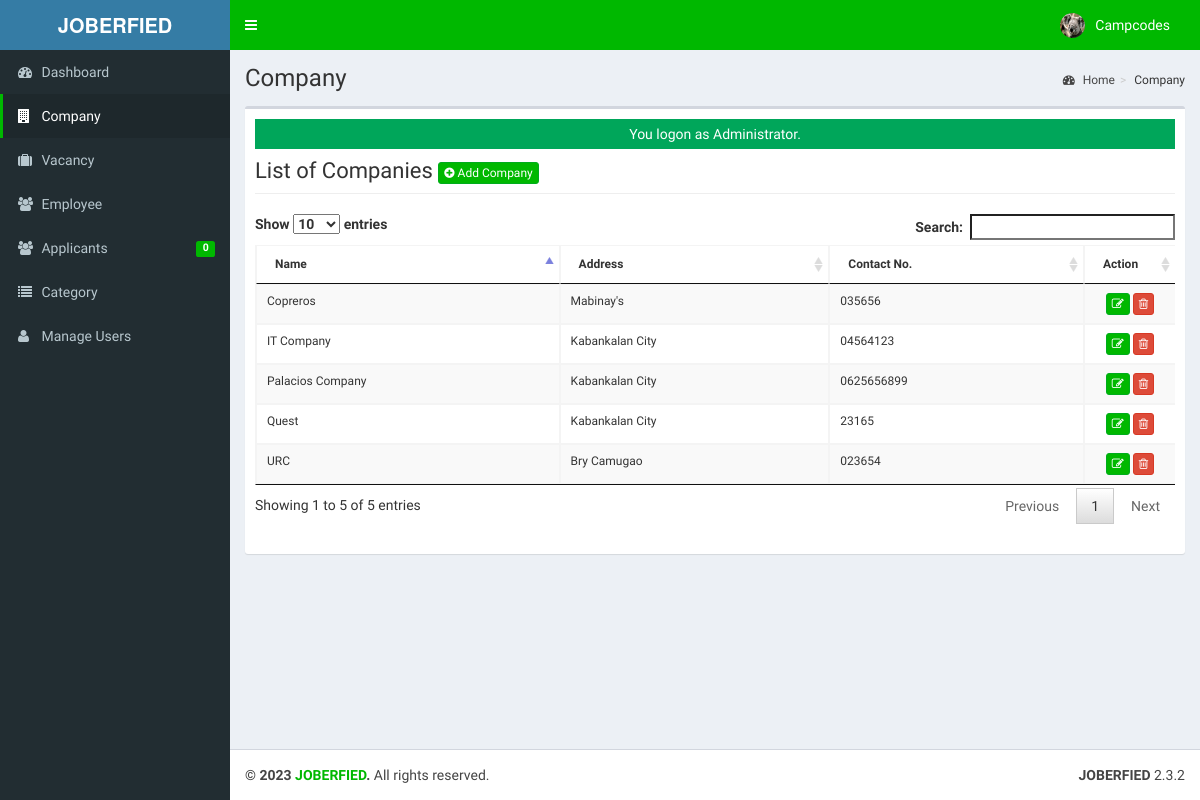
Page /admin/company/index.php (signed in) on the committed database.
### tables this page shows
CREATE TABLE `tblusers` (
  `USERID` varchar(30) NOT NULL,
  `FULLNAME` varchar(40) NOT NULL,
  `USERNAME` varchar(90) NOT NULL,
  `PASS` varchar(90) NOT NULL,
  `ROLE` varchar(30) NOT NULL,
  `PICLOCATION` varchar(255) NOT NULL
);

CREATE TABLE `tblcompany` (
  `COMPANYID` int(11) NOT NULL,
  `COMPANYNAME` varchar(90) NOT NULL,
  `COMPANYADDRESS` varchar(90) NOT NULL,
  `COMPANYCONTACTNO` varchar(30) NOT NULL,
  `COMPANYSTATUS` varchar(90) NOT NULL,
  `COMPANYMISSION` text NOT NULL
);

### admin/company/index.php (called while the page is built, shortened)
<?php
require_once("../../include/initialize.php");
$title="Company";
require_once ("../theme/templates.php");
?>

### include/database.php (called while the page is built, shortened)
<?php
class Database {
	var $sql_string = '';
	private $conn;
	public function open_connection() {
		$this->conn = mysqli_connect(server,user,pass);
		if(!$this->conn){
			echo "Problem in database connection! Contact administrator!";
			exit();
		}else{
			$db_select = mysqli_select_db($this->conn,database_name);
		}
	}
	function setQuery($sql='') {
		$this->sql_string=$sql;
	}
	function executeQuery() {
		$result = mysqli_query($this->conn,$this->sql_string);
		return $result;
	}
	private function confirm_query($result) {
		return $result;
	}
	function loadResultList( $key='' ) {
		$cur = $this->executeQuery();
		$array = array();
		while ($row = mysqli_fetch_object($cur)) {
			if ($key) {
				$array[$row->$key] = $row;
			} else {
				$array[] = $row;
			}
		}
		return $array;
	}
	function loadSingleResult() {
		$cur = $this->executeQuery();
		while ($row = mysqli_fetch_object($cur)) {
		return $data = $row;
		}
	}
}
$mydb = new Database();
?>

### include/accounts.php (called while the page is built, shortened)
<?php
require_once(LIB_PATH.DS.'database.php');
class User {
	protected static  $tblname = "tblusers";
	function single_user($id=""){
			global $mydb;
			$mydb->setQuery("SELECT * FROM ".self::$tblname."
				Where USERID= '{$id}' LIMIT 1");
			$cur = $mydb->loadSingleResult();
			return $cur;
	}
}
?>

### include/function.php (called while the page is built, shortened)
<?php
function currentpage(){
		$this_page = $_SERVER['SCRIPT_NAME'];
	    $bits = explode('/',$this_page);
		 return $bits[3];
	}
		?>

### admin/company/list.php (the view, shortened to what this page needs)
<div class="row">
      	 <div class="col-lg-12">
           <h1 class="page-header">List of Companies  <a href="index.php?view=add" class="btn btn-primary btn-xs  ">  <i class="fa fa-plus-circle fw-fa"></i> Add Company</a>  </h1>
      		</div>
  		 </div>
 		    <form action="controller.php?action=delete" Method="POST">
		     <div class="table-responsive">
			<table id="dash-table" class="table table-striped table-bordered table-hover"  style="font-size:12px" cellspacing="0">
			  <thead>
			  	<tr>
			  		<th>Name</th>
			  		<th>Address</th>
			  		<th>Contact No.</th>
			  		 <th width="10%" align="center">Action</th>
			  	</tr>
			  </thead>
			  <tbody>
			  	<?php
			  		$mydb->setQuery("SELECT * FROM `tblcompany`");
			  		$cur = $mydb->loadResultList();
					foreach ($cur as $result) {
			  		echo '<tr>';
			  			echo '<td>' . $result->COMPANYNAME.'</td>';
			  			echo '<td>' . $result->COMPANYADDRESS.'</td>';
			  			echo '<td>' . $result->COMPANYCONTACTNO.'</td>';
			  		echo '<td align="center"><a title="Edit" href="index.php?view=edit&id='.$result->COMPANYID.'" class="btn btn-primary btn-xs  ">  <span class="fa fa-edit fw-fa"></a>
			  		     <a title="Delete" href="controller.php?action=delete&id='.$result->COMPANYID.'" class="btn btn-danger btn-xs  ">  <span class="fa  fa-trash-o fw-fa "></a></td>';
			  		echo '</tr>';
			  	}
			  	?>
			  </tbody>
			</table>
			</form>

### admin/theme/templates.php (shortened to what this page needs)
<!DOCTYPE html>
<html>
    <head>
        <link rel="stylesheet" href="<?php echo web_root;?>bootstrap/css/bootstrap.min.css">
        <link rel="stylesheet" href="<?php echo web_root;?>plugins/font-awesome/css/font-awesome.min.css">
        <link rel="stylesheet" href="<?php echo web_root;?>dist/css/AdminLTE.min.css">
        <link rel="stylesheet" href="<?php echo web_root;?>dist/css/skins/_all-skins.min.css">
        <link rel="stylesheet" href="<?php echo web_root;?>plugins/iCheck/flat/blue.css">
        <link rel="stylesheet" href="<?php echo web_root;?>plugins/morris/morris.css">
        <link rel="stylesheet" href="<?php echo web_root;?>plugins/jvectormap/jquery-jvectormap-1.2.2.css">
        <link href="<?php echo web_root; ?>plugins/datepicker/bootstrap-datetimepicker.min.css" rel="stylesheet" media="screen">
        <link rel="stylesheet" href="<?php echo web_root;?>plugins/dataTables/jquery.dataTables.min.css">
        <link rel="stylesheet" href="<?php echo web_root;?>plugins/bootstrap-wysihtml5/bootstrap3-wysihtml5.min.css">
    </head>
 <body class="hold-transition skin-blue fixed sidebar-mini">
<div class="wrapper">
  <header class="main-header">
    <a href="<?php echo web_root;?>/admin/" class="logo">
      <span class="logo-lg"><b>JOBERFIED</b></span>
    </a>
    <nav class="navbar navbar-static-top" role="navigation">
      <a href="#" class="sidebar-toggle" data-toggle="offcanvas" role="button">
      </a>
      <div class="navbar-custom-menu">
        <ul class="nav navbar-nav">
          <?php
              $user = New User();
              $singleuser = $user->single_user($_SESSION['ADMIN_USERID']);
          ?>
          <li class="dropdown user user-menu" style="padding-right: 15px;"  >
            <a href="#" class="dropdown-toggle" data-toggle="dropdown">
              <img src="<?php echo web_root.'admin/user/'. $singleuser->PICLOCATION;?>" class="user-image" alt="User Image">
              <span class="hidden-xs"><?php echo $singleuser->FULLNAME; ?></span>
            </a>
          </li>
        </ul>
      </div>
    </nav>
  </header>
  <aside class="main-sidebar">
    <section class="sidebar">
      <ul class="sidebar-menu">
        <li  class="<?php echo (currentpage() == 'index.php') ? "active" : false;?>" >
          <a href="<?php echo web_root ;?>admin/">
            <i class="fa fa-dashboard"></i> <span>Dashboard</span>
          </a>
        </li>
        <li class="<?php echo (currentpage() == 'company') ? "active" : false;?>" >
          <a href="<?php echo web_root ;?>admin/company/">
            <i class="fa fa-building"></i> <span>Company</span>
          </a>
        </li>
        <li class="<?php echo (currentpage() == 'vacancy') ? "active" : false;?>" >
          <a href="<?php echo web_root ;?>admin/vacancy/">
            <i class="fa fa-suitcase"></i> <span>Vacancy</span>
          </a>
        </li>
        <li class="<?php echo (currentpage() == 'employee') ? "active" : false;?>" >
          <a href="<?php echo web_root ;?>admin/employee/">
            <i class="fa fa-users"></i> <span>Employee</span>
          </a>
        </li>
        <li class="<?php echo (currentpage() == 'applicants') ? "active" : false;?>" >
          <a href="<?php echo web_root ;?>admin/applicants/">
            <i class="fa fa-users"></i> <span>Applicants</span>
            <span class="label label-primary pull-right">
              <?php
                $sql = "SELECT count(*) as 'APPL' FROM `tbljobregistration` WHERE `PENDINGAPPLICATION`=1";
                $mydb->setQuery($sql);
                $pending = $mydb->loadSingleResult();
                echo $pending->APPL;
              ?>
            </span>
          </a>
        </li>
        <li class="<?php echo (currentpage() == 'category') ? "active" : false;?>" >
          <a href="<?php echo web_root ;?>admin/category/">
            <i class="fa fa-list"></i> <span>Category</span>
          </a>
        </li>
         <li class="<?php echo (currentpage() == 'user') ? "active" : false;?>">
          <a href="<?php echo web_root; ?>admin/user/">
            <i class="fa fa-user"></i> <span>Manage Users</span> </a>
        </li>
      </ul>
    </section>
  </aside>
  <div class="content-wrapper">
  <section class="content-header">
      <h1>
        <?php echo isset($title) ? $title : ''; ?>
      </h1>
      <ol class="breadcrumb">
        <?php
          if ($title!='Home') {
            $active_title = '';
            if (isset($_GET['view'])) {
              $active_title = '<li class='.$active_title.'><a href="index.php">'.$title.'</a></li>';
            }else{
              $active_title = '<li class='.$active_title.'>'.$title.'</li>';
            }
            echo '<li><a href='.web_root.'admin/><i class="fa fa-dashboard"></i> Home</a></li>';
            echo  $active_title;
          }
        ?>
      </ol>
    </section>
         <section class="content">
          <div class="row">
            <div class="col-xs-12">
              <div class="box">
                <div class="box-body">
              <?php
               require_once $content;
               ?>
             </div>
           </div>
         </div>
         </section>
 </div>
  <footer class="main-footer">
    <div class="pull-right hidden-xs">
      <b>JOBERFIED</b> 2.3.2
    </div>
    <strong> &copy; 2023 <a href="#">JOBERFIED</a>.</strong> All rights
    reserved.
  </footer>
    </body>
</html>

### rows in the picture
tblusers: PICLOCATION (picture), FULLNAME "Campcodes"
tblcompany: COMPANYNAME "URC", COMPANYADDRESS "Bry Camugao", COMPANYCONTACTNO "023654"
tblcompany: COMPANYNAME "Copreros", COMPANYADDRESS "Mabinay's", COMPANYCONTACTNO "035656"
tblcompany: COMPANYNAME "Quest", COMPANYADDRESS "Kabankalan City", COMPANYCONTACTNO "23165"
tblcompany: COMPANYNAME "Palacios Company", COMPANYADDRESS "Kabankalan City", COMPANYCONTACTNO "0625656899"
tblcompany: COMPANYNAME "IT Company", COMPANYADDRESS "Kabankalan City", COMPANYCONTACTNO "04564123"

### other values in the picture
$pending->APPL "0"
$title "Company"
$_SESSION['message'] "You logon as Administrator."
